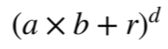
#> input picture Machine Learning/Support Vector Machine/Kernel Functions/Radial Basis Function/images/poly.png, 168 x 49 px, found by its file name
$ jupyter execute Polynomial.ipynb
#> lines starting #> are read from the running program, lines starting #| are printed output that depends on the picture
1. [Polynomial Kernel](#polynomial-kernel)

#### Polynomial Kernel:
- calculate the relationship between each data points by tranforming data points imaginarily
    - Classification: making data points linearly separable
    - Regression: making data points follow linearity property
- ```polynomial property```: 6(x)^3 + 3(x)^2 + 5x + 2 = 0
- polynomial kernel will transform the data distribution into a polynomial distribution i.e. similar to exponential distribution
- consist of 2 hyperparameter ```'r'``` & ```'d'```
    - ```r``` = coefficient
        - choose variation of fractional or whole number values
    - ```d``` = degree of polynomial
        - choose variation of whole number values
- taking the ```dot product rule``` by substituiting values for 'd' & 'r', we will see the relationship of data points in higher dimension

[cell 1]
from PIL import Image
from IPython.display import display

img = Image.open('images/poly.png')
#> img is the input picture: PIL image 168x49 RGBA; mean R, G, B, A 237.2, 237.2, 237.2, 255
new_image = img.resize((160, 50))
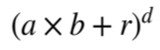
#> new_image: PIL image 160x50 RGBA; mean R, G, B, A 237, 237, 237, 255
display(new_image)

img = Image.open('images/eg.png')
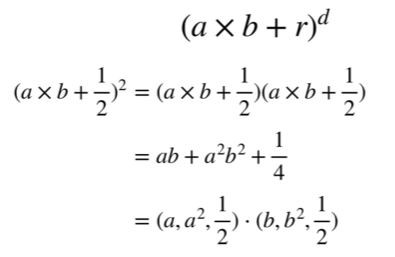
#> input picture Machine Learning/Support Vector Machine/Kernel Functions/images/eg.png, 395 x 257 px, found by its file name
#> img is the input picture: PIL image 395x257 RGBA; mean R, G, B, A 248.1, 248.1, 248.1, 255
new_image = img.resize((330, 230))
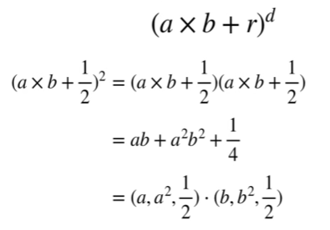
#> new_image: PIL image 330x230 RGBA; mean R, G, B, A 248, 248, 248, 255
display(new_image)
